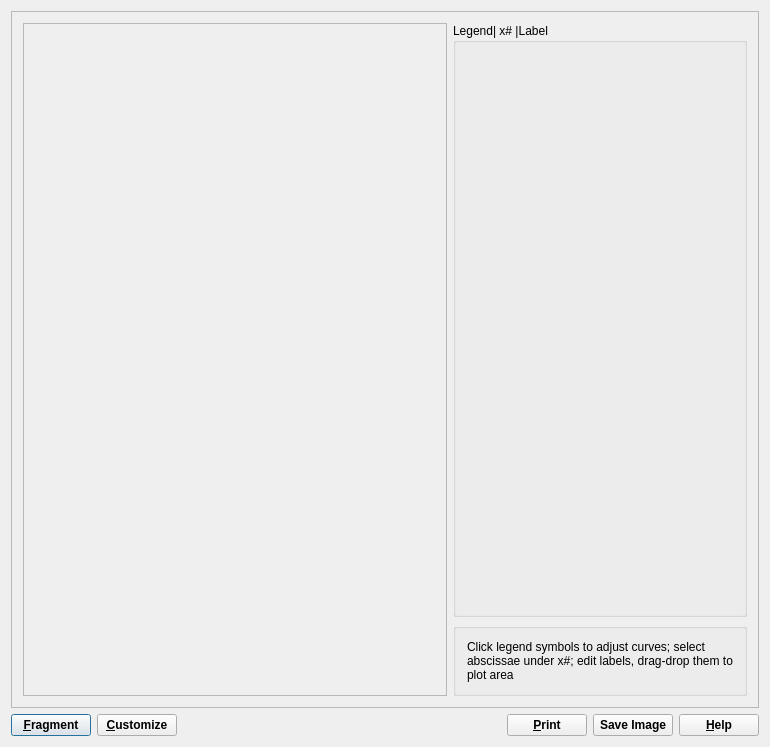
<?xml version="1.0" encoding="UTF-8"?>
<ui version="4.0">
 <class>GraphDialogData</class>
 <widget class="QDialog" name="GraphDialogData">
  <property name="windowModality">
   <enum>Qt::WindowModal</enum>
  </property>
  <property name="geometry">
   <rect>
    <x>0</x>
    <y>0</y>
    <width>770</width>
    <height>747</height>
   </rect>
  </property>
  <property name="font">
   <font>
    <pointsize>9</pointsize>
   </font>
  </property>
  <property name="windowTitle">
   <string>GEM-Selektor v.3 Graphics Dialog</string>
  </property>
  <layout class="QGridLayout" name="gridLayout_2">
   <item row="0" column="0" colspan="6">
    <widget class="QFrame" name="framePrn">
     <property name="frameShape">
      <enum>QFrame::StyledPanel</enum>
     </property>
     <property name="frameShadow">
      <enum>QFrame::Raised</enum>
     </property>
     <layout class="QGridLayout" name="gridLayout">
      <item row="0" column="0" rowspan="2">
       <widget class="QFrame" name="plotFrame">
        <property name="sizePolicy">
         <sizepolicy hsizetype="Expanding" vsizetype="Expanding">
          <horstretch>0</horstretch>
          <verstretch>0</verstretch>
         </sizepolicy>
        </property>
        <property name="minimumSize">
         <size>
          <width>400</width>
          <height>400</height>
         </size>
        </property>
        <property name="frameShape">
         <enum>QFrame::StyledPanel</enum>
        </property>
        <property name="frameShadow">
         <enum>QFrame::Raised</enum>
        </property>
        <layout class="QVBoxLayout" name="verticalLayout_2">
         <property name="spacing">
          <number>0</number>
         </property>
         <property name="margin">
          <number>0</number>
         </property>
        </layout>
       </widget>
      </item>
      <item row="0" column="1">
       <widget class="QGroupBox" name="pGrpLegend">
        <property name="sizePolicy">
         <sizepolicy hsizetype="Preferred" vsizetype="Expanding">
          <horstretch>0</horstretch>
          <verstretch>0</verstretch>
         </sizepolicy>
        </property>
        <property name="title">
         <string>Legend| x# |Label </string>
        </property>
        <layout class="QVBoxLayout" name="verticalLayout"/>
       </widget>
      </item>
      <item row="1" column="1">
       <widget class="QGroupBox" name="groupBox">
        <property name="sizePolicy">
         <sizepolicy hsizetype="Preferred" vsizetype="Preferred">
          <horstretch>0</horstretch>
          <verstretch>0</verstretch>
         </sizepolicy>
        </property>
        <property name="title">
         <string/>
        </property>
        <layout class="QGridLayout">
         <item row="0" column="0">
          <widget class="QLabel" name="TextLabel1">
           <property name="sizePolicy">
            <sizepolicy hsizetype="Preferred" vsizetype="Preferred">
             <horstretch>0</horstretch>
             <verstretch>0</verstretch>
            </sizepolicy>
           </property>
           <property name="text">
            <string>Click legend symbols to adjust curves; select abscissae under x#; edit labels, drag-drop them to plot area</string>
           </property>
           <property name="alignment">
            <set>Qt::AlignVCenter</set>
           </property>
           <property name="wordWrap">
            <bool>true</bool>
           </property>
          </widget>
         </item>
        </layout>
       </widget>
      </item>
     </layout>
     <zorder>plotFrame</zorder>
     <zorder>pGrpLegend</zorder>
     <zorder>TextLabel1</zorder>
     <zorder>groupBox</zorder>
    </widget>
   </item>
   <item row="1" column="0">
    <widget class="QPushButton" name="pFragmentBtn">
     <property name="sizePolicy">
      <sizepolicy hsizetype="Preferred" vsizetype="Preferred">
       <horstretch>0</horstretch>
       <verstretch>0</verstretch>
      </sizepolicy>
     </property>
     <property name="font">
      <font>
       <weight>75</weight>
       <bold>true</bold>
      </font>
     </property>
     <property name="toolTip">
      <string>Toggle between a fragment and a full plot; adjust sizes under Customize...</string>
     </property>
     <property name="text">
      <string>&amp;Fragment</string>
     </property>
     <attribute name="buttonGroup">
      <string>buttonGroup</string>
     </attribute>
    </widget>
   </item>
   <item row="1" column="1">
    <widget class="QPushButton" name="pBtn4">
     <property name="sizePolicy">
      <sizepolicy hsizetype="Preferred" vsizetype="Preferred">
       <horstretch>0</horstretch>
       <verstretch>0</verstretch>
      </sizepolicy>
     </property>
     <property name="font">
      <font>
       <weight>75</weight>
       <bold>true</bold>
      </font>
     </property>
     <property name="toolTip">
      <string>Click to customize graphics type, x and y axis, legend labels, fonts, background color</string>
     </property>
     <property name="text">
      <string>&amp;Customize</string>
     </property>
     <property name="checkable">
      <bool>false</bool>
     </property>
     <attribute name="buttonGroup">
      <string>buttonGroup</string>
     </attribute>
    </widget>
   </item>
   <item row="1" column="2">
    <spacer name="horizontalSpacer_2">
     <property name="orientation">
      <enum>Qt::Horizontal</enum>
     </property>
     <property name="sizeHint" stdset="0">
      <size>
       <width>104</width>
       <height>21</height>
      </size>
     </property>
    </spacer>
   </item>
   <item row="1" column="3">
    <widget class="QPushButton" name="pBtn3">
     <property name="sizePolicy">
      <sizepolicy hsizetype="Preferred" vsizetype="Preferred">
       <horstretch>0</horstretch>
       <verstretch>0</verstretch>
      </sizepolicy>
     </property>
     <property name="font">
      <font>
       <weight>75</weight>
       <bold>true</bold>
      </font>
     </property>
     <property name="toolTip">
      <string>Print the plot and its legend on system printers</string>
     </property>
     <property name="text">
      <string>&amp;Print</string>
     </property>
     <attribute name="buttonGroup">
      <string>buttonGroup</string>
     </attribute>
    </widget>
   </item>
   <item row="1" column="4">
    <widget class="QPushButton" name="PushButton5">
     <property name="sizePolicy">
      <sizepolicy hsizetype="Preferred" vsizetype="Preferred">
       <horstretch>0</horstretch>
       <verstretch>0</verstretch>
      </sizepolicy>
     </property>
     <property name="font">
      <font>
       <weight>75</weight>
       <bold>true</bold>
      </font>
     </property>
     <property name="toolTip">
      <string>Save the plot as graphical image in a (vector or bitmap) graphic format file</string>
     </property>
     <property name="text">
      <string>Save Image</string>
     </property>
     <attribute name="buttonGroup">
      <string>buttonGroup</string>
     </attribute>
    </widget>
   </item>
   <item row="1" column="5">
    <widget class="QPushButton" name="pHelp">
     <property name="sizePolicy">
      <sizepolicy hsizetype="Preferred" vsizetype="Preferred">
       <horstretch>0</horstretch>
       <verstretch>0</verstretch>
      </sizepolicy>
     </property>
     <property name="font">
      <font>
       <weight>75</weight>
       <bold>true</bold>
      </font>
     </property>
     <property name="toolTip">
      <string>Show help pages for this widget</string>
     </property>
     <property name="text">
      <string>&amp;Help</string>
     </property>
     <property name="shortcut">
      <string>F1</string>
     </property>
     <attribute name="buttonGroup">
      <string>buttonGroup</string>
     </attribute>
    </widget>
   </item>
  </layout>
 </widget>
 <layoutdefault spacing="6" margin="11"/>
 <tabstops>
  <tabstop>pFragmentBtn</tabstop>
  <tabstop>pBtn3</tabstop>
  <tabstop>pBtn4</tabstop>
 </tabstops>
 <resources/>
 <connections>
  <connection>
   <sender>pBtn4</sender>
   <signal>clicked()</signal>
   <receiver>GraphDialogData</receiver>
   <slot>CmLegend()</slot>
   <hints>
    <hint type="sourcelabel">
     <x>20</x>
     <y>20</y>
    </hint>
    <hint type="destinationlabel">
     <x>20</x>
     <y>20</y>
    </hint>
   </hints>
  </connection>
  <connection>
   <sender>pFragmentBtn</sender>
   <signal>clicked()</signal>
   <receiver>GraphDialogData</receiver>
   <slot>CmFragment()</slot>
   <hints>
    <hint type="sourcelabel">
     <x>20</x>
     <y>20</y>
    </hint>
    <hint type="destinationlabel">
     <x>20</x>
     <y>20</y>
    </hint>
   </hints>
  </connection>
  <connection>
   <sender>pBtn3</sender>
   <signal>clicked()</signal>
   <receiver>GraphDialogData</receiver>
   <slot>CmPrint()</slot>
   <hints>
    <hint type="sourcelabel">
     <x>20</x>
     <y>20</y>
    </hint>
    <hint type="destinationlabel">
     <x>20</x>
     <y>20</y>
    </hint>
   </hints>
  </connection>
  <connection>
   <sender>PushButton5</sender>
   <signal>clicked()</signal>
   <receiver>GraphDialogData</receiver>
   <slot>CmSave()</slot>
   <hints>
    <hint type="sourcelabel">
     <x>20</x>
     <y>20</y>
    </hint>
    <hint type="destinationlabel">
     <x>20</x>
     <y>20</y>
    </hint>
   </hints>
  </connection>
 </connections>
 <buttongroups>
  <buttongroup name="buttonGroup"/>
 </buttongroups>
</ui>
